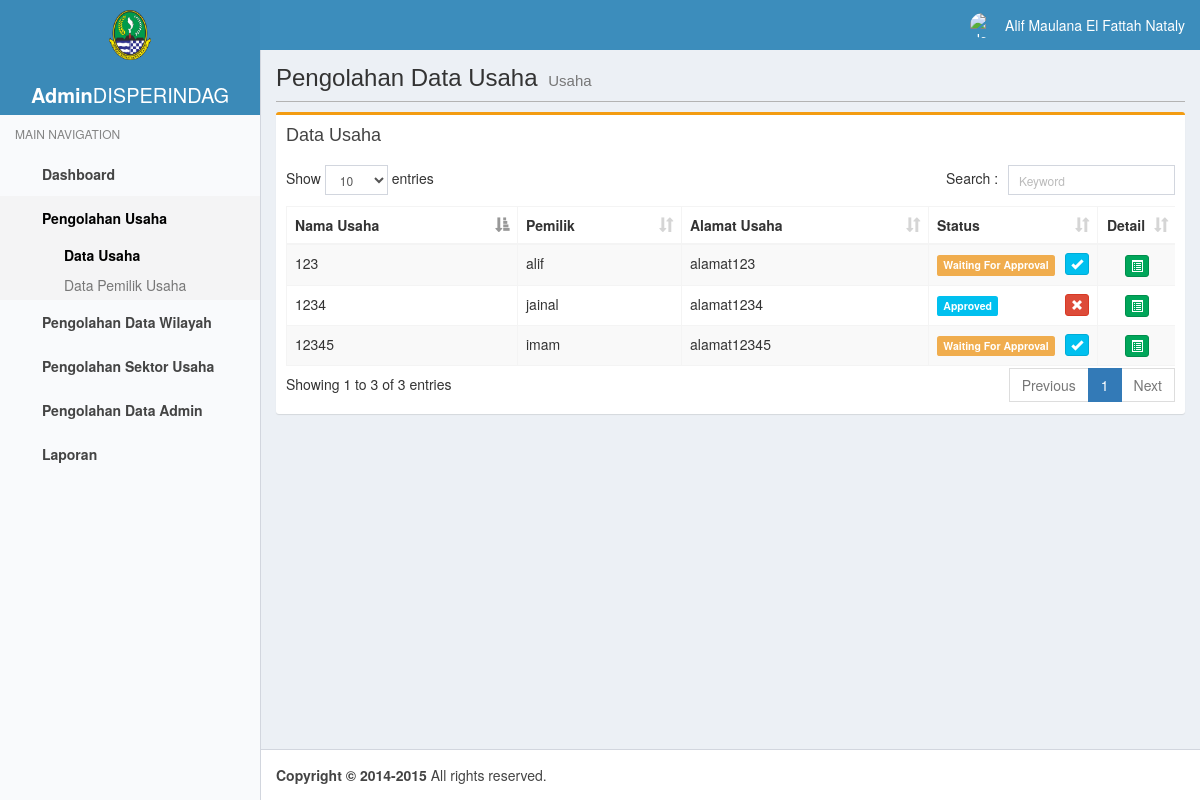
Page /admin/data_usaha.php (signed in) on the committed database.
### tables this page shows
CREATE TABLE `usaha` (
  `idUsaha` int(11) NOT NULL AUTO_INCREMENT,
  `latitude` varchar(20) DEFAULT NULL,
  `longtitude` varchar(20) DEFAULT NULL,
  `namaUsaha` varchar(50) DEFAULT NULL,
  `statusUsaha` tinyint(1) DEFAULT '0',
  `alamatUsaha` varchar(100) DEFAULT NULL,
  `deskripsi` varchar(200) DEFAULT NULL,
  `skalaUsaha` enum('Mikro','Kecil','Menengah') DEFAULT NULL,
  `idSektor` int(11) DEFAULT NULL,
  `idKecamatan` int(11) DEFAULT NULL,
  `idKelurahan` int(11) DEFAULT NULL,
  `noKTP` varchar(16) DEFAULT NULL,
  PRIMARY KEY (`idUsaha`),
  KEY `noKTP` (`noKTP`),
  KEY `idKelurahan` (`idKelurahan`),
  KEY `idKecamatan` (`idKecamatan`),
  KEY `idSektor` (`idSektor`),
  CONSTRAINT `usaha_ibfk_1` FOREIGN KEY (`noKTP`) REFERENCES `pemilikusaha` (`noKTP`),
  CONSTRAINT `usaha_ibfk_2` FOREIGN KEY (`idKecamatan`) REFERENCES `kecamatan` (`idKecamatan`),
  CONSTRAINT `usaha_ibfk_3` FOREIGN KEY (`idKelurahan`) REFERENCES `kelurahan` (`idKelurahan`),
  CONSTRAINT `usaha_ibfk_4` FOREIGN KEY (`idSektor`) REFERENCES `sektorusaha` (`idSektor`)
);

CREATE TABLE `pemilikusaha` (
  `noKTP` varchar(17) NOT NULL,
  `nama` varchar(50) DEFAULT NULL,
  `email` varchar(50) DEFAULT NULL,
  `noHP` varchar(12) DEFAULT NULL,
  `alamat` varchar(100) DEFAULT NULL,
  `tglLahir` date DEFAULT NULL,
  `tmpLahir` varchar(50) DEFAULT NULL,
  `status` tinyint(1) DEFAULT '0',
  `photo` varchar(100) DEFAULT NULL,
  `pathKTP` varchar(50) DEFAULT NULL,
  `username` varchar(10) DEFAULT NULL,
  `pass` varchar(50) DEFAULT NULL,
  `token` varchar(128) DEFAULT NULL,
  PRIMARY KEY (`noKTP`)
);

CREATE TABLE `kecamatan` (
  `idKecamatan` int(11) NOT NULL AUTO_INCREMENT,
  `namaKecamatan` varchar(20) DEFAULT NULL,
  `kodePos` varchar(5) DEFAULT NULL,
  PRIMARY KEY (`idKecamatan`)
);

CREATE TABLE `kelurahan` (
  `idKelurahan` int(11) NOT NULL AUTO_INCREMENT,
  `namaKelurahan` varchar(20) DEFAULT NULL,
  `idKecamatan` int(11) DEFAULT NULL,
  PRIMARY KEY (`idKelurahan`),
  KEY `idKecamatan` (`idKecamatan`),
  CONSTRAINT `kelurahan_ibfk_1` FOREIGN KEY (`idKecamatan`) REFERENCES `kecamatan` (`idKecamatan`)
);

CREATE TABLE `sektorusaha` (
  `idSektor` int(11) NOT NULL AUTO_INCREMENT,
  `namaSektor` varchar(100) DEFAULT NULL,
  PRIMARY KEY (`idSektor`)
);

### admin/includes/koneksi.php (called while the page is built, shortened)
<?php
class Koneksi
{
    private static $servername = 'localhost';
    private static $username = 'root';
    private static $password = '';
    private static $dbname = 'atolmap';
    static private $conn;
    static function getconn()
    {
        if (!static::$conn) {
            static::$conn = new mysqli(static::$servername, static::$username, static::$password, static::$dbname);
        }
        return static::$conn;
    }
}

### admin/model/usaha.php (called while the page is built, shortened)
<?php
class usaha
{
    function ambilData()
    {
        $sql = "SELECT idUsaha, latitude, longtitude, namaUsaha, statusUsaha, alamatUsaha, deskripsi, skalaUsaha, " .
            "u.idSektor, namaSektor, u.idKecamatan, namaKecamatan, u.idKelurahan, namaKelurahan, u.noKTP, pu.nama " .
            "FROM usaha u, sektorusaha su, pemilikusaha pu, kecamatan kec, kelurahan kel " .
            "WHERE u.noKTP = pu.noKTP AND u.idKecamatan = kec.idKecamatan AND u.idKelurahan = kel.idKelurahan AND " .
            "u.idSektor = su.idSektor";
        return Koneksi::getconn()->query($sql);
    }
}
?>

### admin/data_usaha.php (the view, shortened to what this page needs)
<?php
include("includes/koneksi.php");
include("model/usaha.php");
$data_usaha = new usaha();
$data_usaha = $data_usaha->ambilData();
?>
<!DOCTYPE html>
<html>
<head>
    <?php include("includes/head.php") ?>
    <link href="plugins/datatables/dataTables.bootstrap.css" rel="stylesheet" type="text/css"/>
</head>
<body class="skin-blue-light sidebar-mini fixed">
<div class="wrapper">
    <header class="main-header">
        <a href="../admin/" class="logo">
            <span class="logo-lg">
                <img src="images/logo.png" alt="DISPERINDAG" align="center"/>
                <p><b>Admin</b>DISPERINDAG</p>
            </span>
        </a>
        <nav class="navbar navbar-static-top" role="navigation">
            <a href="#" class="sidebar-toggle" data-toggle="offcanvas" role="button">
            </a>
            <div class="navbar-custom-menu">
                <ul class="nav navbar-nav">
                    <li class="dropdown user user-menu">
                        <a href="#" class="dropdown-toggle" data-toggle="dropdown">
                            <img src="<?php echo $_SESSION['user_photo'] ?>" class="user-image" alt="User Image"/>
                            <span class="hidden-xs"><?php echo $_SESSION['user_name'] ?></span>
                        </a>
                    </li>
                </ul>
            </div>
        </nav>
    </header>
    <aside class="main-sidebar">
        <section class="sidebar">
            <ul class="sidebar-menu">
                <li class="header">MAIN NAVIGATION</li>
                <li>
                    <a href="/tubesatol/admin/">
                        <i class="fa fa-dashboard"></i> <span>Dashboard</span>
                    </a>
                </li>
                <li class="treeview active">
                    <a href="#">
                        <i class="fa fa-pie-chart"></i>
                        <span>Pengolahan Usaha</span>
                        <i class="fa fa-angle-left pull-right"></i>
                    </a>
                    <ul class="treeview-menu">
                        <li class="active"><a href="data_usaha.php"><i class="fa fa-circle-o"></i> Data Usaha</a></li>
                        <li><a href="pemilik_usaha.php"><i class="fa fa-circle-o"></i> Data Pemilik Usaha</a></li>
                    </ul>
                </li>
                <li class="treeview">
                    <a href="#">
                        <i class="fa fa-pie-chart"></i>
                        <span>Pengolahan Data Wilayah</span>
                        <i class="fa fa-angle-left pull-right"></i>
                    </a>
                </li>
                <li>
                    <a href="sektorusaha.php">
                        <i class="fa fa-dashboard"></i> <span>Pengolahan Sektor Usaha</span>
                    </a>
                </li>
                <li>
                    <a href="sektorusaha.php">
                        <i class="fa fa-dashboard"></i> <span>Pengolahan Data Admin</span>
                    </a>
                </li>
                <li>
                    <a href="#">
                        <i class="fa fa-dashboard"></i> <span>Laporan</span>
                    </a>
                </li>
            </ul>
        </section>
    </aside>
    <div class="content-wrapper">
        <section class="content-header">
            <h1>
                Pengolahan Data Usaha
                <small>Usaha</small>
            </h1>
            <hr/>
        </section>
        <section class="content">
            <div class="row">
                <div class="col-xs-12">
                    <div class="box box-warning">
                        <div class="box-header">
                            <h3 class="box-title">Data Usaha</h3>
                        </div>
                        <div class="box-body">
                            <table id="dataUsaha" class="table table-bordered table-striped">
                                <thead>
                                <tr>
                                    <th>Nama Usaha</th>
                                    <th>Pemilik</th>
                                    <th>Alamat Usaha</th>
                                    <th width="130px">Status</th>
                                    <th width="40px">
                                        <div align="center">Detail</div>
                                    </th>
                                </tr>
                                </thead>
                                <tbody>
                                <?php
                                while ($usaha = $data_usaha->fetch_object()) {
                                    ?>
                                    <tr>
                                        <td><?php echo $usaha->namaUsaha ?></td>
                                        <td><?php echo $usaha->nama ?></td>
                                        <td><?php echo $usaha->alamatUsaha ?></td>
                                        <td>
                                            <?php
                                            if ($usaha->statusUsaha == 1) {
                                                echo "<span class='label label-info'>Approved</span>";
                                                echo "<button style='float: right' class='btn btn-danger btn-xs'>" .
                                                    "<span class='glyphicon glyphicon-remove'></span>" .
                                                    "</button>";
                                            } else {
                                                echo "<span class='label label-warning'>Waiting For Approval</span>";
                                                echo "<button id='' style='float: right' class='btn btn-info btn-xs'>" .
                                                    "<span class='glyphicon glyphicon-ok'></span>" .
                                                    "</button>";
                                            }
                                            ?>
                                        </td>
                                        <td align="center">
                                            <button data-toggle="modal" data-target="#modalDetailUsaha"
                                                    style="cursor:pointer" type="submit"
                                                    data-id="<?php echo $usaha->idUsaha; ?>"
                                                    data-status="<?php echo $usaha->statusUsaha; ?>"
                                                    data-namausaha="<?php echo $usaha->namaUsaha; ?>"
                                                    data-pemilik="<?php echo $usaha->nama; ?>"
                                                    data-alamatusaha="<?php echo $usaha->alamatUsaha; ?>"
                                                    data-kec="<?php echo $usaha->namaKecamatan; ?>"
                                                    data-kel="<?php echo $usaha->namaKelurahan; ?>"
                                                    data-deskripsi="<?php echo $usaha->deskripsi; ?>"
                                                    data-skala="<?php echo $usaha->skalaUsaha; ?>"
                                                    data-sektor="<?php echo $usaha->namaSektor; ?>"
                                                    class="btn btn-success btn-xs">
                                                <span class="glyphicon glyphicon-list-alt"></span>
                                            </button>
                                        </td>
                                    </tr>
                                <?php
                                }
                                ?>
                                </tbody>
                            </table>
                        </div>
                    </div>
                </div>
            </div>
        </section>
    </div>
    <footer class="main-footer">
        <strong>Copyright &copy; 2014-2015</strong> All rights reserved.
    </footer>
</div>
</body>
</html>

### admin/includes/head.php (shortened to what this page needs)
<link href="user_css/admin.css" rel="stylesheet" type="text/css"/>
<link href="bootstrap/css/bootstrap.min.css" rel="stylesheet" type="text/css"/>
<link href="user_css/font-awesome.min.css" rel="stylesheet" type="text/css"/>
<link href="user_css/ionicons.min.css" rel="stylesheet" type="text/css"/>
<link href="plugins/jvectormap/jquery-jvectormap-1.2.2.css" rel="stylesheet" type="text/css"/>
<link href="dist/css/AdminLTE.min.css" rel="stylesheet" type="text/css"/>
<link href="dist/css/skins/skin-blue-light.min.css" rel="stylesheet" type="text/css"/>

### admin/user_css/admin.css (style rules this page uses)
.content-header hr { margin-top: 10px; margin-bottom: 0px; border-top: 1px solid #B3B3B3; }
.main-footer { background: #fff; padding: 5px; padding-left: 15px; color: #444; border-top: 1px solid #d2d6de; }
.logo-lg img { height: 50px; margin: 10px; }

### rows in the picture
usaha: namaUsaha "123", noKTP.nama "alif", alamatUsaha "alamat123", statusUsaha "Waiting For Approval"
usaha: namaUsaha "1234", noKTP.nama "jainal", alamatUsaha "alamat1234", statusUsaha "Approved"
usaha: namaUsaha "12345", noKTP.nama "imam", alamatUsaha "alamat12345", statusUsaha "Waiting For Approval"

### other values in the picture
$_SESSION['user_name'] "Alif Maulana El Fattah Nataly"
